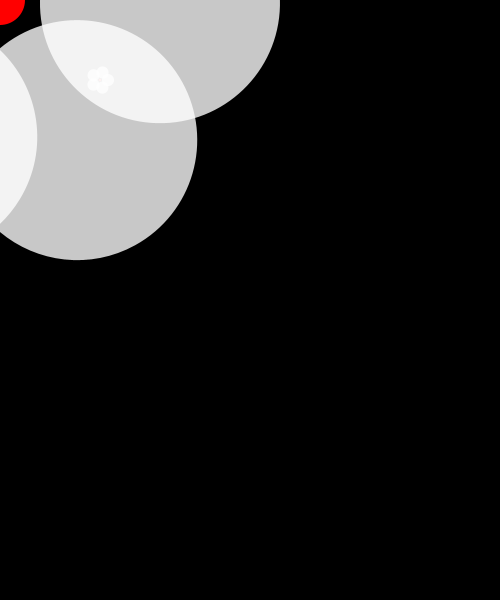
Frame 1 (no input)
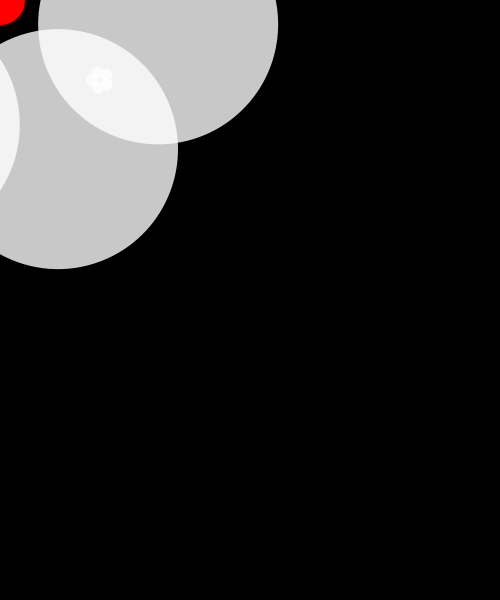
Frame 60 (the mouse pressed at the canvas centre just before this capture)
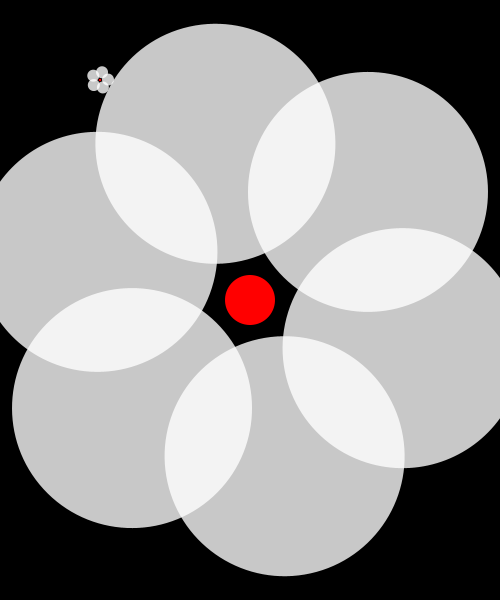
Frame 120 (the mouse held since frame 60 and released just before this capture)

The Processing sketch that drew these frames (run headless with seeded random() and noise(); from frame 60 on, the mouse is pressed at the canvas centre):

// Processing sketch: day3_02_more_functions
// ── day3_02_more_functions.pde
void setup() {
  size(500, 600);
  background(0);
}


void draw() {
  background(0);
  flower(100, 80, 0.1, 72, 1);
  flower(mouseX, mouseY, 2.0, 60, 2);
  // ellipse(x,y,w,h);
}


void flower(float x, float y, float scl, int agl, float spd) {
  noStroke();
  pushMatrix();
  translate( x, y );
  rotate( frameCount * 0.01 * spd );
  scale( scl );
  for (int angle=0; angle<360; angle += agl) {
    pushMatrix();
    //translate( 0, 0 );
    rotate( radians(angle) );
    fill(255, 200);
    ellipse( 80, 0, 120, 120 );
    popMatrix();
  }
  fill(255, 0, 0);
  ellipse(0, 0, 25, 25);
  popMatrix();
}
